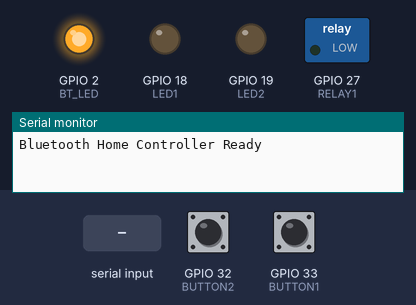
The sketch below on a simulated ESP32. On the bench: switched loads named in the sketch (green lamp = pin HIGH), output pins drawn as LEDs (lit = HIGH), the last lines printed to the serial monitor. Inputs (shaded band) come from the test bench; at power-on: GPIO 32 (BUTTON2) HIGH, GPIO 33 (BUTTON1) HIGH. Nothing arrives over Bluetooth unless stated.

Above: at 1.2 s.
1.3 s: "1\n" received over the second serial link
At 2.3 s:
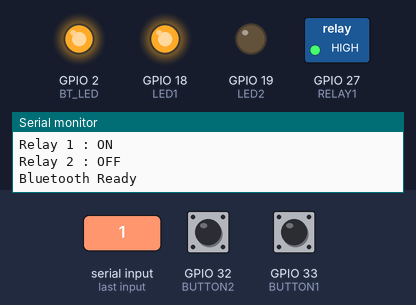
2.8 s: "3\n" received over the second serial link
At 3.4 s:
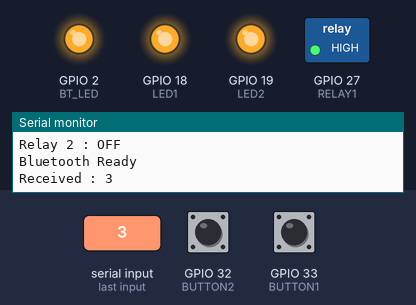
4.3 s: "2\n" received over the second serial link
At 4.6 s:
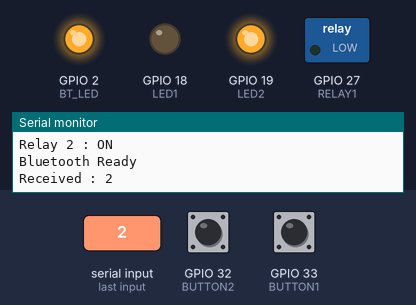
5.8 s: "4\n" received over the second serial link
At 6.9 s:
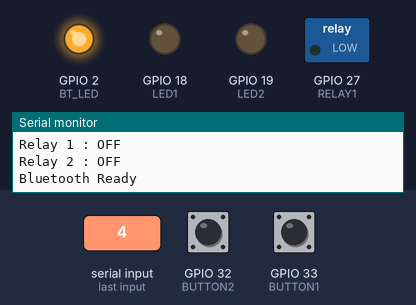
7.3 s: "5\n" received over the second serial link
At 8.0 s:
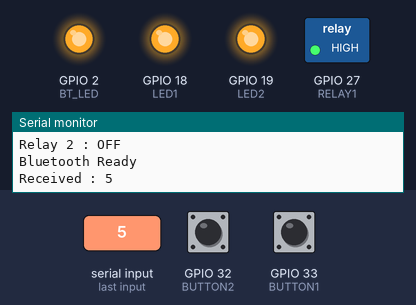
Timing chart, 0 to 9.8 s (numbered marks = the images above; inputs shaded):
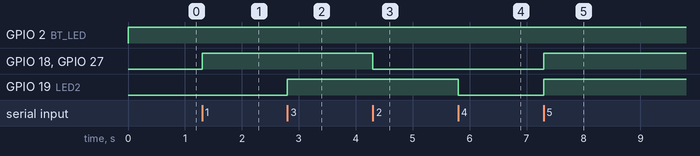

Measured:
- after the input at 1.3 s, GPIO 18 (LED1), GPIO 27 (RELAY1): LOW → HIGH at once
- after the input at 2.8 s, GPIO 19 (LED2): LOW → HIGH at once
- after the input at 4.3 s, GPIO 18 (LED1), GPIO 27 (RELAY1): HIGH → LOW at once
- after the input at 5.8 s, GPIO 19 (LED2): HIGH → LOW at once
- after the input at 7.3 s, GPIO 18 (LED1), GPIO 19 (LED2), GPIO 27 (RELAY1): LOW → HIGH at once

The sketch:

bt-home-light-controller.ino
```cpp
#include "BluetoothSerial.h"

BluetoothSerial SerialBT;

// ---------------- PIN DEFINITIONS ----------------

#define RELAY1      27

#define LED1        18
#define LED2        19

#define BUTTON1     33
#define BUTTON2     32

#define BT_LED      2

// ---------------- VARIABLES ----------------

bool relay1State = false;
bool relay2State = false;

bool lastButton1 = HIGH;
bool lastButton2 = HIGH;

unsigned long lastDebounce1 = 0;
unsigned long lastDebounce2 = 0;

const unsigned long debounceDelay = 50;

String command;

// -------------------------------------------------

void updateOutputs() {

  digitalWrite(RELAY1, relay1State);

  digitalWrite(LED1, relay1State);
  digitalWrite(LED2, relay2State);

}

// -------------------------------------------------

void sendStatus() {

  SerialBT.println("------ STATUS ------");

  SerialBT.print("Light 1 : ");
  SerialBT.println(relay1State ? "ON" : "OFF");

  SerialBT.print("Light 2 : ");
  SerialBT.println(relay2State ? "ON" : "OFF");

  SerialBT.println("--------------------");

}

// -------------------------------------------------

void processCommand(String cmd) {

  cmd.trim();

  switch(cmd.charAt(0)) {

    case '1':
      relay1State = true;
      SerialBT.println("Light 1 ON");
      break;

    case '2':
      relay1State = false;
      SerialBT.println("Light 1 OFF");
      break;

    case '3':
      relay2State = true;
      SerialBT.println("Light 2 ON");
      break;

    case '4':
      relay2State = false;
      SerialBT.println("Light 2 OFF");
      break;

    case '5':
      relay1State = true;
      relay2State = true;
      SerialBT.println("ALL ON");
      break;

    case '6':
      relay1State = false;
      relay2State = false;
      SerialBT.println("ALL OFF");
      break;

    case '7':
      sendStatus();
      break;

    default:
      SerialBT.println("Invalid Command");
      break;

  }

  updateOutputs();

}

// -------------------------------------------------

void setup() {

  Serial.begin(115200);

  SerialBT.begin("IIT_IoT_HomeCtrl");

  pinMode(RELAY1, OUTPUT);

  pinMode(LED1, OUTPUT);
  pinMode(LED2, OUTPUT);

  pinMode(BT_LED, OUTPUT);

  pinMode(BUTTON1, INPUT_PULLUP);
  pinMode(BUTTON2, INPUT_PULLUP);

  digitalWrite(RELAY1, LOW);

  digitalWrite(LED1, LOW);
  digitalWrite(LED2, LOW);

  digitalWrite(BT_LED, LOW);

  Serial.println("Bluetooth Home Controller Ready");

}

// ---------------- BUTTON HANDLING ----------------

void checkButtons() {

  bool currentButton1 = digitalRead(BUTTON1);
  bool currentButton2 = digitalRead(BUTTON2);

  // Button 1
  if (currentButton1 != lastButton1) {
    lastDebounce1 = millis();
  }

  if ((millis() - lastDebounce1) > debounceDelay) {

    if (currentButton1 == LOW && lastButton1 == HIGH) {

      relay1State = !relay1State;

      updateOutputs();

      Serial.println("Button 1 Pressed");

      SerialBT.print("Light 1 ");
      SerialBT.println(relay1State ? "ON" : "OFF");

    }
  }

  lastButton1 = currentButton1;


  // Button 2
  if (currentButton2 != lastButton2) {
    lastDebounce2 = millis();
  }

  if ((millis() - lastDebounce2) > debounceDelay) {

    if (currentButton2 == LOW && lastButton2 == HIGH) {

      relay2State = !relay2State;

      updateOutputs();

      Serial.println("Button 2 Pressed");

      SerialBT.print("Light 2 ");
      SerialBT.println(relay2State ? "ON" : "OFF");

    }
  }

  lastButton2 = currentButton2;

}

// ---------------- SERIAL DEBUG ----------------

void printDebug() {

  static unsigned long lastPrint = 0;

  if (millis() - lastPrint >= 2000) {

    lastPrint = millis();

    Serial.println("---------------");

    Serial.print("Relay 1 : ");
    Serial.println(relay1State ? "ON" : "OFF");

    Serial.print("Relay 2 : ");
    Serial.println(relay2State ? "ON" : "OFF");

    Serial.println("Bluetooth Ready");

  }

}

// ---------------- LOOP ----------------

void loop() {

  // Bluetooth Connected Indicator
  digitalWrite(BT_LED, SerialBT.hasClient());

  // Read Bluetooth Commands
  if (SerialBT.available()) {

    command = SerialBT.readStringUntil('\n');

    Serial.print("Received : ");
    Serial.println(command);

    processCommand(command);

  }

  // Manual Buttons
  checkButtons();

  // Serial Debug
  printDebug();

}
```
